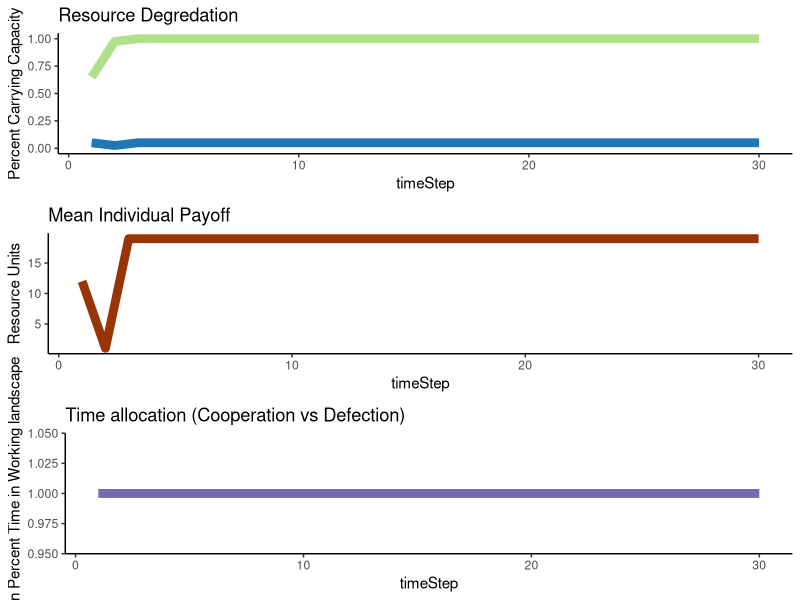
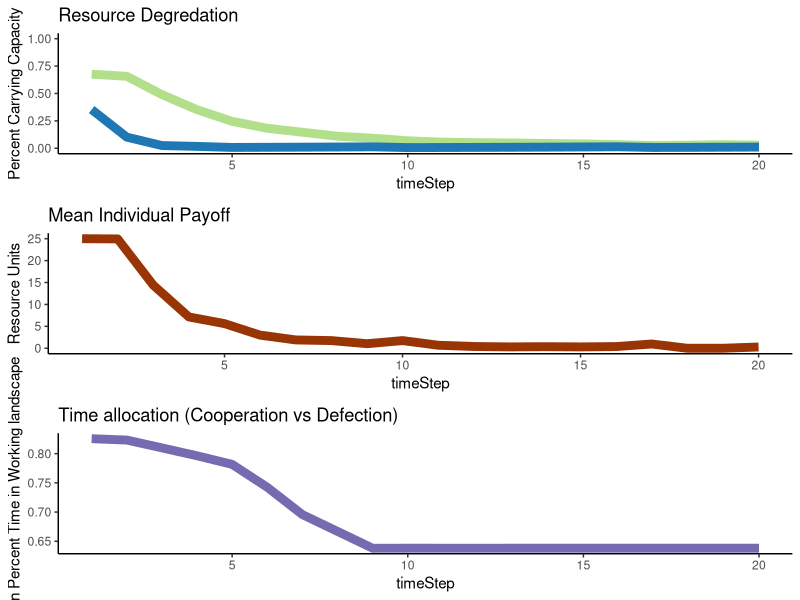

Generate these figures, in order, with R:
library(ggplot2)

abm<-function(#Specified parameters
  Individuals=100, #number of total resource users in a population
  
  TotalCarryingCapacity=10000, #total available resource units
  
  StartPercCarryingCapacity = 0.7, #amount of resources available in the landscape at the start in proportion to CC
  
  PercProtected=0.3, #percent of the total resource that's in a protected area
  
  CoopPercStart=0.9, #percent of individuals who start by following the rules at t0
  
  LearningStrategy = "Success Bias", #options are Success Bias & Conformist
  
  TimeSteps=20,
  ResourceRegenerationPerTimeStep=1.15,
  harvestMax=25,
  ProbOfMobility=0.2){
  
  ## Set parameters
  PercWorking= 1-PercProtected #percent of resource in a working landscape
  TotalCCResourceProtected=PercProtected*TotalCarryingCapacity #total resource units in carrying capacity of protected area
  TotalCCResourceWorking=PercWorking*TotalCarryingCapacity #total resource units in carrying capacity of working area
  StartResourceWorking = TotalCCResourceWorking*StartPercCarryingCapacity #number of resources in the working landscape starting
  StartResourceProtected = TotalCCResourceProtected*StartPercCarryingCapacity #number of resources in the protected landscape starting
  CoopNumStart= as.integer(CoopPercStart*Individuals) #number of individuals cooperating fully at t0
  DefNumStart= Individuals - CoopNumStart#number of individuals defecting at t0
  PercTimeProtected = c(rep(0,CoopNumStart),rbeta(DefNumStart,1,2)) #percent of their foraging time each indv spends in the PA
  PercTimeWorking = (1-PercTimeProtected)#percent of their foraging time each indv spends in the working landscape
  
  agents<-data.frame(PercTimeProtected,
                     PercTimeWorking,
                     PayoffProtectedLastTime = rep(NA,Individuals),
                     PayoffWorkingLastTime= rep(NA,Individuals))   #dataframe to be filled with initial payoffs
  
  ProtectPerDefect<-ifelse(DefNumStart ==0,as.integer(StartResourceProtected),as.integer(StartResourceProtected/DefNumStart)) #protected area resources per each individual harvesting there
  WorkingPerTotal<-as.integer(StartResourceWorking/Individuals) #working landscape resources per individual
  
  for ( i in 1:nrow(agents)){  #fill the starting df percent payoff from the protected landscape is a function of the amount 
    agent2<-agents[i,]   #of resources there per individual searching there, and a random draw with a chance of success equal to time spent
    agents[i,4]<-rbinom(1,WorkingPerTotal,agent2$PercTimeWorking)
    agents[i,4]<-ifelse(agents[i,4]>=harvestMax,harvestMax,agents[i,4])
    agents[i,3]<- ifelse(agents[i,4]< harvestMax,rbinom(1,ProtectPerDefect,agent2$PercTimeProtected),0) #if they didnt get the max harvest, then 
    agents[i,3]<-ifelse(agents[i,3]>harvestMax-agents[i,4],harvestMax-agents[i,4],agents[i,3])
  } #see what they get from the working landscape first
  
  
  
  agents$PayoffTotalLastTime<- agents$PayoffProtectedLastTime + agents$PayoffWorkingLastTime #total payoff is the sum of what they get from both areas
  
  
  output<-data.frame(timeStep = 1:TimeSteps, #create df to fill with the outputs from each time step
                     meanTimeProtect = rep(NA,TimeSteps),
                     meanTimeWorking = rep(NA,TimeSteps),
                     NumResourcesProtect = rep(NA,TimeSteps),
                     percCCProtect = rep(NA,TimeSteps),
                     NumResourcesWorking = rep(NA,TimeSteps),
                     percCCWorking = rep(NA,TimeSteps),
                     meanPayoff = rep(NA,TimeSteps))
  
  output$meanTimeProtect[1] <- mean(agents$PercTimeProtected)  #fill it with the outouts from time 1
  output$meanTimeWorking[1]  <- mean(agents$PercTimeWorking) 
  output$NumResourcesProtect[1] <- StartResourceProtected-sum(agents$PayoffProtectedLastTime) 
  output$NumResourcesWorking[1] <- StartResourceWorking-sum(agents$PayoffWorkingLastTime) 
  output$percCCProtect[1]  <- output$NumResourcesProtect[1]/TotalCCResourceProtected
  output$percCCWorking[1]  <- output$NumResourcesWorking[1]/TotalCCResourceWorking
  output$meanPayoff[1]  <- mean(agents$PayoffTotalLastTime) 
  
  
  
  for (t in 2:TimeSteps){  #run the abm for all o fthe time steps
    
    #choose new strategy  
    
    LastTimeAgents<-agents  #save the agents from the pervious time to a new df
    
    LastTimePercTimeProtected<-LastTimeAgents$PercTimeProtected  #pull out the previous pretected foraging times as vector
    LastTimePercWorking<-LastTimeAgents$PercTimeWorking  #pull out the previous working foraging times as vector
    
    PercTimeProtected<-rep(NA,length(PercTimeProtected))  #nullify the previous perc time protected vector so we can fill it later and be confident the values changed
    
    if(LearningStrategy == "Success Bias"){ 
      for (j in 1:nrow(LastTimeAgents)){  
        ThisAgent<-LastTimeAgents[j,]      #modify the foraging strategy of each agent individually
        OtherAgents<-LastTimeAgents[-j,]   #dataframe of ther agents for them to copy from
        ThisAgentPayoff<-ThisAgent$PayoffTotalLastTime   #payoff last time period for this agent
        OtherAgentSpecific<-OtherAgents[sample(nrow(OtherAgents),1),] #choose a specific agent for them to get paired up with
        OtherAgentPayoff<-OtherAgentSpecific$PayoffTotalLastTime  #Payoff the other agent recieved
        OtherAgentPercProtect<-OtherAgentSpecific$PercTimeProtected #strategy of other agent
        ThisAgentPercProtect<-ThisAgent$PercTimeProtected  #strategy of this agent
        
        PercTimeProtected[j]<-ifelse(ThisAgentPayoff >=OtherAgentPayoff,ThisAgent$PercTimeProtected,
                                     (ThisAgentPercProtect+((OtherAgentPercProtect-ThisAgentPercProtect)/2))) #vector of new strategies
        
        #if this agent did better than the randomly selected agent then they keep their strategy
        #if they did worse thnan they modify their strategy to be the difference between their previou sstrategy and the randomly selected agent
        
      }}
    #if(LearningStrategy == "Conformist"){
     # for (j in 1:nrow(LastTimeAgents)){  
      #  ThisAgent<-LastTimeAgents[j,]      #Pull out each specific agent
       # OtherAgents<-LastTimeAgents[-j,]   #dataframe of ther agents for them to copy from
        #OtherAgentsSample<-OtherAgents[c(sample(1:nrow(OtherAgents),5)),] #haphazardly chose 5 here...look into lit to find good number!!!
        #OtherAgentsPercProtect<-mean(OtherAgentsSample$PercTimeProtected )# mean strategy of other agents
        #ThisAgentPercProtect<-ThisAgent$PercTimeProtected  #strategy of this agent
        
        #PercTimeProtected[j]<-(ThisAgentPercProtect+((OtherAgentsPercProtect-ThisAgentPercProtect)/2)) #vector of new strategies
      #}}
    
 #   if(LearningStrategy == "Conformist"){
  #    for (j in 1:nrow(LastTimeAgents)){  
   #     ThisAgent<-LastTimeAgents[j,]      #Pull out each specific agent
    #    OtherAgents<-LastTimeAgents[-j,]   #dataframe of ther agents for them to copy from
     #   OtherAgentsSample<-OtherAgents[c(sample(1:nrow(OtherAgents),5)),] #haphazardly chose 5 here...look into lit to find good number!!!
      #  ThisAgentPercProtect<-ThisAgent$PercTimeProtected
       # if(length(which(OtherAgentsSample$PercTimeProtected>0.0))>2 & ThisAgentPercProtect ==0.0){PercTimeProtected[j]<-rbeta(1,1,2)}
        #if(length(which(OtherAgentsSample$PercTimeProtected>0.0))>2 & ThisAgentPercProtect >0.0){PercTimeProtected[j]<-ThisAgentPercProtect}
    #    if(length(which(OtherAgentsSample$PercTimeProtected==0.0))>2){PercTimeProtected[j]<-0.0}
  #  }}
    
    if(LearningStrategy == "Conformist"){
      for (j in 1:nrow(LastTimeAgents)){  
        ThisAgent<-LastTimeAgents[j,]      #Pull out each specific agent
        OtherAgents<-LastTimeAgents[-j,]   #dataframe of ther agents for them to copy from
        OtherAgentsSample<-OtherAgents[c(sample(1:nrow(OtherAgents),5)),] #haphazardly chose 5 here...look into lit to find good number!!!
        ThisAgentPercProtect<-ThisAgent$PercTimeProtected
        if(length(which(OtherAgentsSample$PercTimeProtected>0.0))>2 ){
          PercTimeProtected[j]<-mean(OtherAgentsSample[OtherAgentsSample$PercTimeProtected!=0.0,]$PercTimeProtected )# mean strategy of other agents
         }
        if(length(which(OtherAgentsSample$PercTimeProtected==0.0))>2){PercTimeProtected[j]<-0.0}
      }}
    
    
    
    
    PercTimeWorking<- 1-PercTimeProtected   #time foraging in the working landscape
    
    
    agents<-data.frame(PercTimeProtected,   #new agent dataframe to fill
                       PercTimeWorking,
                       PayoffProtectedLastTime = rep(NA,Individuals),
                       PayoffWorkingLastTime= rep(NA,Individuals)) 
    
    
    #New resource pools to pull from
    #Resources over the CC move with probability 'ProbOfMobility'
    
    NewProtectedResourcesTotal<-round(output$NumResourcesProtect[t-1] * ResourceRegenerationPerTimeStep,digits=0)
    ProtectedResourcesOverCC<-round(NewProtectedResourcesTotal-TotalCCResourceProtected,digits=0)
    ProtectedResourcesOverCC<- ifelse(ProtectedResourcesOverCC<=  0,0, ProtectedResourcesOverCC)
    
    NewWorkingResourcesTotal<-round(output$NumResourcesWorking[t-1] * ResourceRegenerationPerTimeStep,digits=0)
    WorkingResourcesOverCC<-round(NewWorkingResourcesTotal-TotalCCResourceWorking,digits=0)
    WorkingResourcesOverCC<- ifelse(WorkingResourcesOverCC<=  0,0, WorkingResourcesOverCC)
    
    
    ##Resource mobility
    
    
    #all resources mobile
    #LeaveWorking<-rbinom(1,NewWorkingResourcesTotal,ProbOfMobility) #number of resources which leave the protected area
    #LeaveProtected<-rbinom(1,NewProtectedResourcesTotal,ProbOfMobility)#number of resources which leave the working area
    
    #make it so only new resources can leave 
    LeaveWorking<-rbinom(1, WorkingResourcesOverCC,ProbOfMobility) #number of resources which leave the protected area
    LeaveProtected<-rbinom(1,ProtectedResourcesOverCC,ProbOfMobility)#number of resources which leave the working area
    
    
    #do the accounting on entering vs leaving individuals
    NewWorkingResourcesTotal<-NewWorkingResourcesTotal+LeaveProtected
    NewProtectedResourcesTotal<-NewProtectedResourcesTotal+LeaveWorking
    
    #Make sure they dont go over the CC again
    NewWorkingResourcesTotal<-ifelse(NewWorkingResourcesTotal<=TotalCCResourceWorking,NewWorkingResourcesTotal,TotalCCResourceWorking)
    NewProtectedResourcesTotal<-ifelse(NewProtectedResourcesTotal<=  TotalCCResourceProtected,NewProtectedResourcesTotal, TotalCCResourceProtected)
    
    
    ##calculate available resources per individual
    if(nrow(agents[agents$PercTimeProtected>0,])==0){ProtectPerDefect<-NewProtectedResourcesTotal}
    if(nrow(agents[agents$PercTimeProtected>0,])!=0){ProtectPerDefect<-as.integer(NewProtectedResourcesTotal/nrow(agents[agents$PercTimeProtected>0,]))}
    WorkingPerTotal<-as.integer(NewWorkingResourcesTotal/Individuals)
    
    
    for ( i in 1:nrow(agents)){  #fill the starting df percent payoff from the protected landscape is a function of the amount 
      agent2<-agents[i,]   #of resources there per individual searching there, and a random draw with a chance of success equal to time spent
      agents[i,4]<-rbinom(1,WorkingPerTotal,agent2$PercTimeWorking)
      agents[i,4]<-ifelse(agents[i,4]>=harvestMax,harvestMax,agents[i,4])
      agents[i,3]<- ifelse(agents[i,4]< harvestMax,rbinom(1,ProtectPerDefect,agent2$PercTimeProtected),0) #if they didnt get the max harvest, then 
      agents[i,3]<-ifelse(agents[i,3]>harvestMax-agents[i,4],harvestMax-agents[i,4],agents[i,3])
    } #see what they get from the working landscape first
    
    
    
    agents$PayoffTotalLastTime<- agents$PayoffProtectedLastTime + agents$PayoffWorkingLastTime #total payoff is the sum of what they get from both areas
    
    output$meanTimeProtect[t] <- mean(agents$PercTimeProtected)  #fill it with the outouts from time 1
    output$meanTimeWorking[t]  <- mean(agents$PercTimeWorking) 
    output$NumResourcesProtect[t] <- NewProtectedResourcesTotal-sum(agents$PayoffProtectedLastTime) 
    output$NumResourcesWorking[t]  <- NewWorkingResourcesTotal-sum(agents$PayoffWorkingLastTime)
    output$percCCProtect[t]  <- output$NumResourcesProtect[t]/TotalCCResourceProtected
    output$percCCWorking[t]  <- output$NumResourcesWorking[t]/TotalCCResourceWorking
    output$meanPayoff[t]  <- mean(agents$PayoffTotalLastTime)
    
  }
  
  
  p1<-ggplot(data=output,aes(x=timeStep))+
    geom_line(aes(y=percCCProtect),size=3,color="#b2df8a")+
    geom_line(aes(y=percCCWorking),size=3,color="#1f78b4")+
    ylim(0, 1.0)+theme_classic()+ylab("Percent Carrying Capacity")+
    scale_colour_manual(name = 'Area', 
                        values =c('#b2df8a'='#b2df8a','#1f78b4'='#1f78b4'), labels = c('Protected Area','Working Landscape'))+
    ggtitle("Resource Degredation")
  
  
  p2<-ggplot(data=output,aes(x=timeStep))+
    geom_line(aes(y=meanPayoff),size=3,color="#993404")+
    theme_classic()+ylab("Resource Units")+
    ggtitle("Mean Individual Payoff")
  
  p3<-ggplot(data=output,aes(x=timeStep))+
    geom_line(aes(y=meanTimeWorking),size=3,color="#756bb1")+
    theme_classic()+ylab("Mean Percent Time in Working landscape")+
    ggtitle("Time allocation (Cooperation vs Defection)")
  
  x<-gridExtra::grid.arrange(p1,p2,p3,ncol=1)
  
  
  return(output) 
}

abm(Individuals=100, #number of total resource users in a population
    
    TotalCarryingCapacity=10000, #total available resource units
    
    StartPercCarryingCapacity = 0.65, #amount of resources available in the landscape at the start in proportion to CC
    
    PercProtected=0.8, #percent of the total resource that's in a protected area
    
    CoopPercStart=1.0, #percent of individuals who start by following the rules at t0
    
    LearningStrategy = "Success Bias", #options are Success Bias & Conformist
    
    TimeSteps=30,
    ResourceRegenerationPerTimeStep=1.5,
    harvestMax=22,
    ProbOfMobility=0.99)

abm(LearningStrategy = "Conformist",CoopPercStart=0.5)
